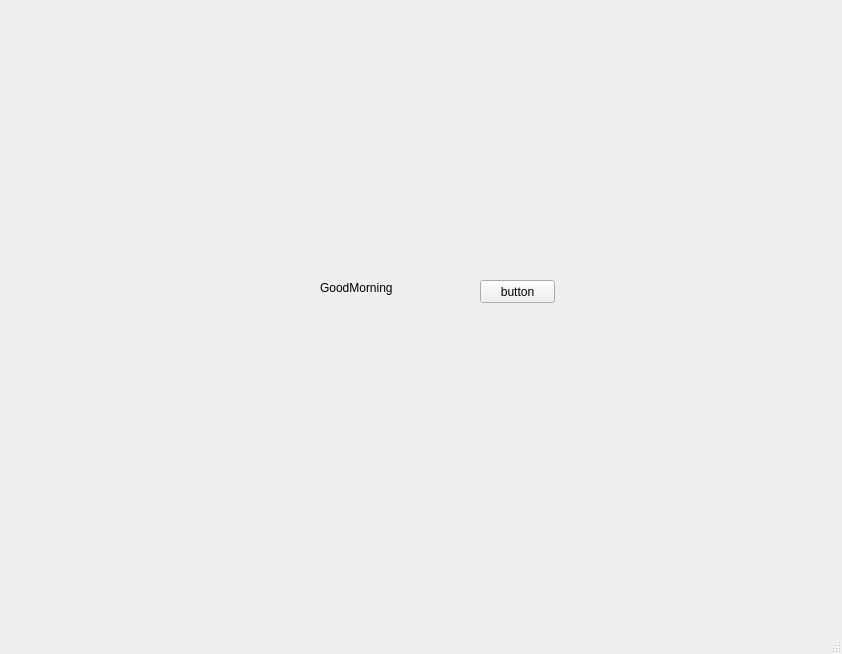
<?xml version="1.0" encoding="UTF-8"?>
<ui version="4.0">
 <class>MainWindow</class>
 <widget class="QMainWindow" name="MainWindow">
  <property name="geometry">
   <rect>
    <x>0</x>
    <y>0</y>
    <width>842</width>
    <height>654</height>
   </rect>
  </property>
  <property name="windowTitle">
   <string>MainWindow</string>
  </property>
  <widget class="QWidget" name="centralwidget">
   <widget class="QLabel" name="label">
    <property name="geometry">
     <rect>
      <x>320</x>
      <y>280</y>
      <width>131</width>
      <height>16</height>
     </rect>
    </property>
    <property name="text">
     <string>GoodMorning</string>
    </property>
   </widget>
   <widget class="QPushButton" name="btn">
    <property name="geometry">
     <rect>
      <x>480</x>
      <y>280</y>
      <width>75</width>
      <height>23</height>
     </rect>
    </property>
    <property name="text">
     <string>button</string>
    </property>
   </widget>
  </widget>
  <widget class="QMenuBar" name="menubar">
   <property name="geometry">
    <rect>
     <x>0</x>
     <y>0</y>
     <width>842</width>
     <height>21</height>
    </rect>
   </property>
  </widget>
  <widget class="QStatusBar" name="statusbar"/>
 </widget>
 <resources/>
 <connections/>
</ui>
